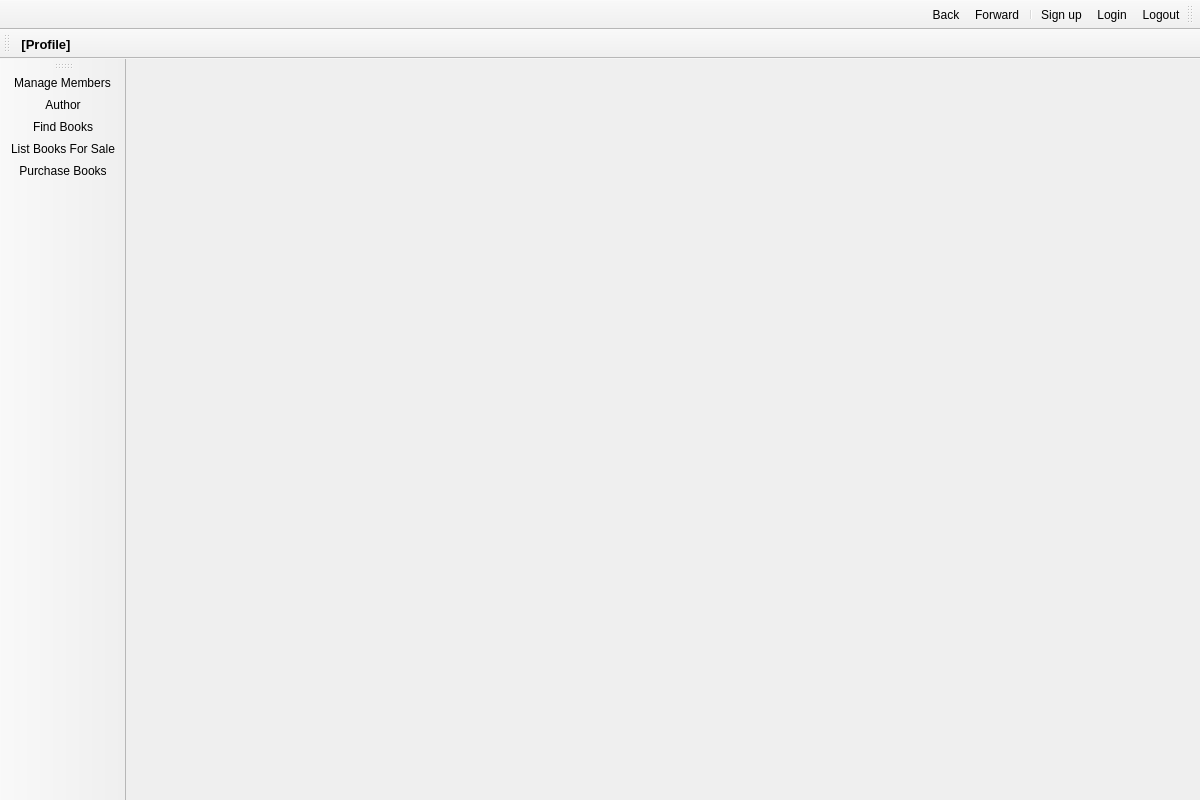
<?xml version="1.0" encoding="UTF-8"?>
<ui version="4.0">
 <class>ApplicationWindow</class>
 <widget class="QMainWindow" name="ApplicationWindow">
  <property name="geometry">
   <rect>
    <x>0</x>
    <y>0</y>
    <width>1200</width>
    <height>800</height>
   </rect>
  </property>
  <property name="windowTitle">
   <string>MainWindow</string>
  </property>
  <property name="windowIcon">
   <iconset resource="Icons.qrc">
    <normaloff>:/icons/resources/icons/Book.png</normaloff>:/icons/resources/icons/Book.png</iconset>
  </property>
  <property name="iconSize">
   <size>
    <width>128</width>
    <height>128</height>
   </size>
  </property>
  <property name="toolButtonStyle">
   <enum>Qt::ToolButtonIconOnly</enum>
  </property>
  <widget class="QWidget" name="centralwidget">
   <property name="font">
    <font>
     <family>Verdana</family>
     <pointsize>12</pointsize>
    </font>
   </property>
   <layout class="QVBoxLayout" name="verticalLayout"/>
  </widget>
  <widget class="QMenuBar" name="menubar">
   <property name="geometry">
    <rect>
     <x>0</x>
     <y>0</y>
     <width>1200</width>
     <height>21</height>
    </rect>
   </property>
  </widget>
  <widget class="QStatusBar" name="statusbar">
   <property name="maximumSize">
    <size>
     <width>16777215</width>
     <height>0</height>
    </size>
   </property>
  </widget>
  <widget class="QToolBar" name="toolBarTop">
   <property name="windowTitle">
    <string>toolBar</string>
   </property>
   <property name="layoutDirection">
    <enum>Qt::RightToLeft</enum>
   </property>
   <attribute name="toolBarArea">
    <enum>TopToolBarArea</enum>
   </attribute>
   <attribute name="toolBarBreak">
    <bool>false</bool>
   </attribute>
   <addaction name="actionLogout"/>
   <addaction name="actionLogin"/>
   <addaction name="actionSign_up"/>
   <addaction name="separator"/>
   <addaction name="actionForward"/>
   <addaction name="actionBack"/>
  </widget>
  <widget class="QToolBar" name="toolBarLeft">
   <property name="windowTitle">
    <string>toolBar_2</string>
   </property>
   <attribute name="toolBarArea">
    <enum>LeftToolBarArea</enum>
   </attribute>
   <attribute name="toolBarBreak">
    <bool>false</bool>
   </attribute>
   <addaction name="actionManage_Members"/>
   <addaction name="actionAuthor"/>
   <addaction name="actionFind_Books"/>
   <addaction name="actionList_Books_For_Sale"/>
   <addaction name="actionPurchase_Books"/>
  </widget>
  <widget class="QToolBar" name="toolBar">
   <property name="windowTitle">
    <string>toolBar</string>
   </property>
   <property name="layoutDirection">
    <enum>Qt::LeftToRight</enum>
   </property>
   <property name="styleSheet">
    <string notr="true"/>
   </property>
   <attribute name="toolBarArea">
    <enum>TopToolBarArea</enum>
   </attribute>
   <attribute name="toolBarBreak">
    <bool>true</bool>
   </attribute>
   <addaction name="actionLabelUsername"/>
  </widget>
  <action name="actionFind_Books">
   <property name="icon">
    <iconset resource="Icons.qrc">
     <normaloff>:/icons/resources/icons/Book.png</normaloff>:/icons/resources/icons/Book.png</iconset>
   </property>
   <property name="text">
    <string>Find Books</string>
   </property>
  </action>
  <action name="actionLogin">
   <property name="icon">
    <iconset resource="Icons.qrc">
     <normaloff>:/icons/resources/icons/Login.png</normaloff>:/icons/resources/icons/Login.png</iconset>
   </property>
   <property name="text">
    <string>Login</string>
   </property>
  </action>
  <action name="actionSign_up">
   <property name="enabled">
    <bool>true</bool>
   </property>
   <property name="icon">
    <iconset resource="Icons.qrc">
     <normaloff>:/icons/resources/icons/Signup.png</normaloff>:/icons/resources/icons/Signup.png</iconset>
   </property>
   <property name="text">
    <string>Sign up</string>
   </property>
   <property name="iconVisibleInMenu">
    <bool>true</bool>
   </property>
  </action>
  <action name="actionLogout">
   <property name="icon">
    <iconset resource="Icons.qrc">
     <normaloff>:/icons/resources/icons/Logout.png</normaloff>:/icons/resources/icons/Logout.png</iconset>
   </property>
   <property name="text">
    <string>Logout</string>
   </property>
  </action>
  <action name="actionBack">
   <property name="icon">
    <iconset resource="Icons.qrc">
     <normaloff>:/icons/resources/icons/Back.png</normaloff>:/icons/resources/icons/Back.png</iconset>
   </property>
   <property name="text">
    <string>Back</string>
   </property>
  </action>
  <action name="actionForward">
   <property name="icon">
    <iconset resource="Icons.qrc">
     <normaloff>:/icons/resources/icons/Forward.png</normaloff>:/icons/resources/icons/Forward.png</iconset>
   </property>
   <property name="text">
    <string>Forward</string>
   </property>
  </action>
  <action name="actionSpacerRight">
   <property name="enabled">
    <bool>false</bool>
   </property>
   <property name="text">
    <string/>
   </property>
   <property name="visible">
    <bool>true</bool>
   </property>
  </action>
  <action name="actionLabelUsername">
   <property name="text">
    <string>[Profile]</string>
   </property>
   <property name="font">
    <font>
     <pointsize>10</pointsize>
     <weight>75</weight>
     <bold>true</bold>
    </font>
   </property>
  </action>
  <action name="actionAuthor">
   <property name="icon">
    <iconset resource="Icons.qrc">
     <normaloff>:/icons/resources/icons/Author.png</normaloff>:/icons/resources/icons/Author.png</iconset>
   </property>
   <property name="text">
    <string>Author</string>
   </property>
  </action>
  <action name="actionManage_Members">
   <property name="icon">
    <iconset resource="Icons.qrc">
     <normaloff>:/icons/resources/icons/User2.png</normaloff>:/icons/resources/icons/User2.png</iconset>
   </property>
   <property name="text">
    <string>Manage Members</string>
   </property>
   <property name="toolTip">
    <string>Manage Members</string>
   </property>
  </action>
  <action name="actionList_Books_For_Sale">
   <property name="icon">
    <iconset resource="Icons.qrc">
     <normaloff>:/icons/resources/icons/Purchase.png</normaloff>:/icons/resources/icons/Purchase.png</iconset>
   </property>
   <property name="text">
    <string>List Books For Sale</string>
   </property>
   <property name="toolTip">
    <string>List Books For Sale</string>
   </property>
  </action>
  <action name="actionPurchase_Books">
   <property name="icon">
    <iconset resource="Icons.qrc">
     <normaloff>:/icons/resources/icons/Purchase.png</normaloff>:/icons/resources/icons/Purchase.png</iconset>
   </property>
   <property name="text">
    <string>Purchase Books</string>
   </property>
   <property name="toolTip">
    <string>Purchase Books</string>
   </property>
  </action>
 </widget>
 <resources>
  <include location="Icons.qrc"/>
 </resources>
 <connections/>
</ui>
